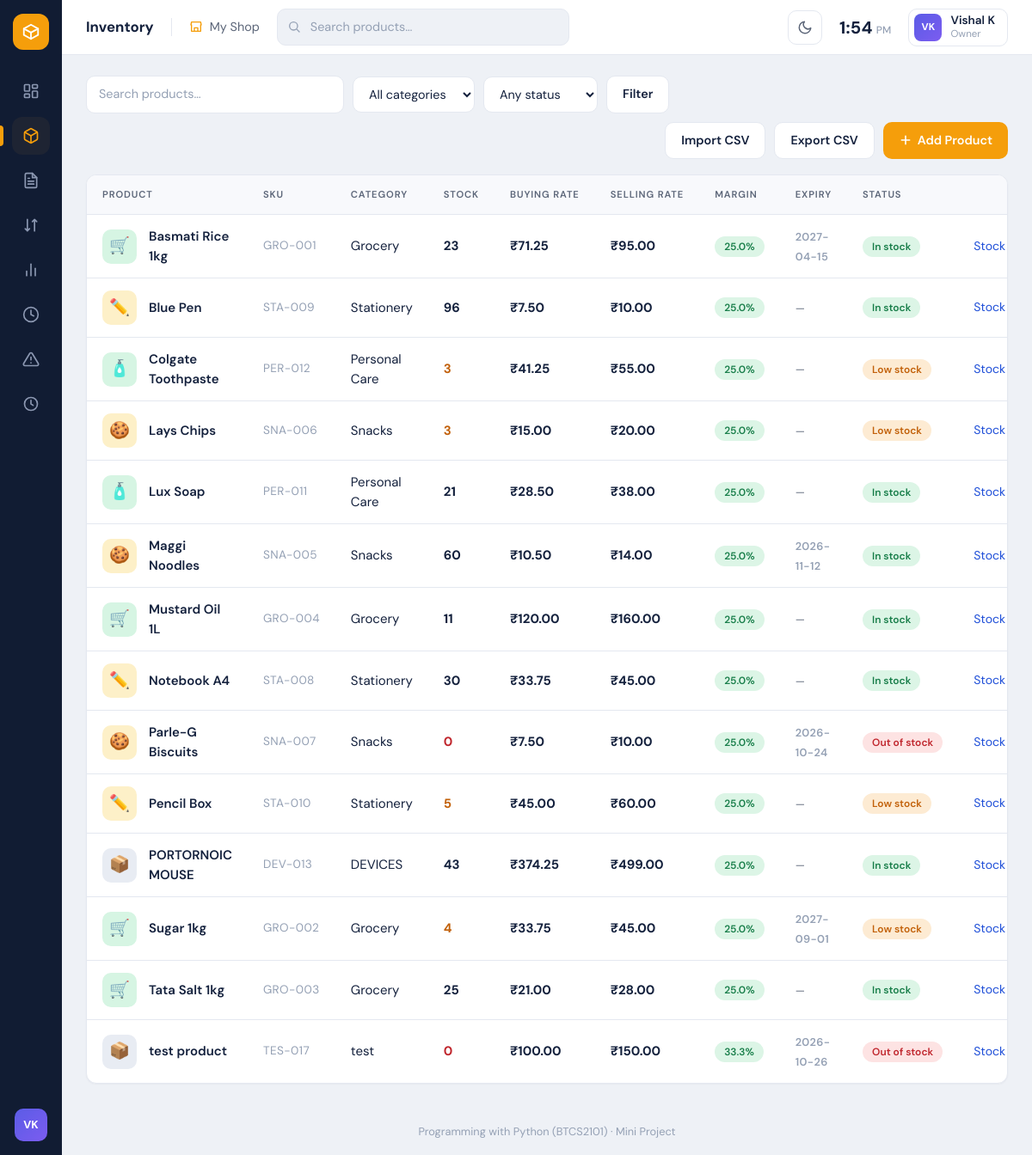
Page /products on the committed database.
### tables this page shows
CREATE TABLE products (
                    id            INTEGER PRIMARY KEY AUTOINCREMENT,
                    name          TEXT    NOT NULL UNIQUE,
                    category      TEXT    NOT NULL DEFAULT 'General',
                    price         REAL    NOT NULL DEFAULT 0,
                    quantity      INTEGER NOT NULL DEFAULT 0,
                    reorder_level INTEGER NOT NULL DEFAULT 5,
                    created_at    TEXT    NOT NULL
                , cost_price REAL NOT NULL DEFAULT 0, expiry_date TEXT DEFAULT '');

### app.py (the view)
@app.route("/products")
def products():
    search = request.args.get("search", "").strip()
    category = request.args.get("category", "").strip()
    status = request.args.get("status", "").strip()
    items = [
        p for p in manager.list_products(search, category)
        if matches_status(p, status)
    ]
    return render_template(
        "products.html",
        products=items,
        categories=manager.list_categories(),
        search=search,
        selected_category=category,
        selected_status=status,
    )

### app.py (called while the page is built)
def matches_status(product, status):
    if status == "out":
        return product["quantity"] == 0
    if status == "low":
        return 0 < product["quantity"] <= product["reorder_level"]
    if status == "in":
        return product["quantity"] > product["reorder_level"]
    return True   # no filter chosen

### inventory.py (called while the page is built)
    def _connect(self):
        conn = sqlite3.connect(self.db_path)
        conn.row_factory = sqlite3.Row          # rows behave like dictionaries
        conn.execute("PRAGMA foreign_keys = ON")
        return conn

    def list_products(self, search="", category=""):
        query = "SELECT * FROM products WHERE 1=1"
        params = []
        if search:
            query += " AND name LIKE ?"
            params.append(f"%{search.strip()}%")
        if category:
            query += " AND category = ?"
            params.append(category)
        query += " ORDER BY name COLLATE NOCASE"
        conn = self._connect()
        try:
            rows = conn.execute(query, params).fetchall()
        finally:
            conn.close()
        return [dict(r) for r in rows]

    def list_categories(self):
        conn = self._connect()
        try:
            rows = conn.execute(
                "SELECT DISTINCT category FROM products ORDER BY category"
            ).fetchall()
        finally:
            conn.close()
        return [r["category"] for r in rows]

### templates/products.html (shortened to what this page needs)
{% extends "base.html" %}
{% from "macros.html" import product_tile, sku, status_badge %}
{% block content %}
<form class="toolbar" method="get">
  <div class="grow"><input type="text" name="search" placeholder="Search products…" value="{{ search }}"></div>
  <select name="category" onchange="this.form.submit()">
    <option value="">All categories</option>
  </select>
  <select name="status" onchange="this.form.submit()">
    <option value="">Any status</option>
  </select>
  <button class="btn ghost" type="submit">Filter</button>
  <div class="right">
    <a class="btn ghost" href="{{ url_for('import_csv') }}">Import CSV</a>
    <a class="btn ghost" href="{{ url_for('export_csv') }}">Export CSV</a>
    <a class="btn" href="{{ url_for('add_product') }}">
      <svg viewBox="0 0 24 24" fill="none" stroke="currentColor" stroke-width="2.4" stroke-linecap="round"><path d="M12 5v14M5 12h14"/></svg>
      Add Product
    </a>
  </div>
</form>
<section class="panel flush">
{% if products %}
  <div class="table-wrap">
  <table>
    <thead>
      <tr>
        <th>Product</th>
        <th>SKU</th>
        <th>Category</th>
        <th>Stock</th>
        <th>Buying Rate</th>
        <th>Selling Rate</th>
        <th>Margin</th>
        <th>Expiry</th>
        <th>Status</th>
        <th></th>
      </tr>
    </thead>
    <tbody>
    {% for p in products %}
    {% set margin = ((p.price - (p.cost_price or 0)) / p.price * 100) if p.price > 0 else 0 %}
    <tr>
      <td><div class="product-cell">{{ product_tile(p.category) }}{{ p.name }}</div></td>
      <td class="sku">{{ sku(p) }}</td>
      <td>{{ p.category }}</td>
      <td><span class="num {{ 'red' if p.quantity == 0 else ('orange' if p.quantity <= p.reorder_level) }}">{{ p.quantity }}</span></td>
      <td class="num">₹{{ "%.2f"|format(p.cost_price or 0) }}</td>
      <td class="num" style="color:var(--ink);">₹{{ "%.2f"|format(p.price) }}</td>
      <td>
        <span class="badge {{ 'ok' if margin > 15 else ('warn' if margin > 0 else 'danger') }}" style="font-size:0.75rem;">
          {{ "%.1f"|format(margin) }}%
        </span>
      </td>
      <td>
        {% if p.expiry_date %}
          <span class="sku" style="font-size:0.8rem; font-weight:600;">{{ p.expiry_date }}</span>
        {% else %}
          <span class="muted" style="font-size:0.8rem;">—</span>
        {% endif %}
      </td>
      <td>{{ status_badge(p) }}</td>
      <td>
        <div class="row-actions">
          <a href="{{ url_for('stock', product_id=p.id) }}">Stock</a>
        </div>
      </td>
    </tr>
    {% endfor %}
    </tbody>
  </table>
  </div>
{% else %}
  <div class="empty">No products found. <a href="{{ url_for('add_product') }}">Add one</a> or <a href="{{ url_for('import_csv') }}">import a CSV</a>.</div>
{% endif %}
</section>
{% endblock %}

### templates/macros.html (shortened to what this page needs)
{% macro product_tile(category) -%}
  {%- set c = (category or '')|lower -%}
  {%- if 'drink' in c or 'beverage' in c %}<span class="tile t-blue">🥤</span>
  {%- elif 'snack' in c %}<span class="tile t-yellow">🍪</span>
  {%- elif 'grocer' in c %}<span class="tile t-green">🛒</span>
  {%- elif 'food' in c or 'bakery' in c %}<span class="tile t-pink">🥐</span>
  {%- elif 'station' in c %}<span class="tile t-yellow">✏️</span>
  {%- elif 'care' in c or 'beauty' in c %}<span class="tile t-green">🧴</span>
  {%- elif 'electr' in c %}<span class="tile t-blue">🔌</span>
  {%- else %}<span class="tile t-grey">📦</span>{% endif -%}
{%- endmacro %}
{% macro sku(p) -%}
  {{ ((p.category or 'GEN')[:3])|upper }}-{{ '%03d'|format(p.id) }}
{%- endmacro %}
{% macro status_badge(p) -%}
  {%- if p.quantity == 0 %}<span class="badge danger">Out of stock</span>
  {%- elif p.quantity <= p.reorder_level %}<span class="badge warn">Low stock</span>
  {%- else %}<span class="badge ok">In stock</span>{% endif -%}
{%- endmacro %}

### static/style.css (style rules this page uses)
:root { --sidebar: #111c33; --sidebar-hover: #1c2a47; --bg: #eef1f6; --surface: #ffffff; --border: #e4e8f0; --surface-2: #f8f9fc; --hover: #f4f6fa; --track: #e9edf5; --code-bg: #f4f6fa; --nav-active: #1e2433; --ink: #14213d; --ink-soft: #5b6578; --ink-faint: #94a0b4; --accent: #f59e0b; --accent-dark: #d98506; --green: #1a7f4b; --green-bg: #dcf5e6; --orange: #c2610a; --orange-bg: #fdebd3; --red: #c0262d; --red-bg: #fde3e3; --blue: #1f4fd8; --t-yellow: #fdf0c8; --t-pink: #fbdcec; --t-green: #d6f5e3; --t-blue: #dde6fb; --t-red: #fbdcdc; --t-grey: #e8ecf3; color-scheme: light; --radius: 12px; --shadow: 0 1px 2px rgba(20, 33, 61, .04); }
* { box-sizing: border-box; }
body { margin: 0; font-family: "DM Sans", "Segoe UI", system-ui, -apple-system, sans-serif; background: var(--bg); color: var(--ink); font-size: 15px; line-height: 1.5; }
a { color: var(--blue); text-decoration: none; }
.muted { color: var(--ink-soft); }
.panel { background: var(--surface); border: 1px solid var(--border); border-radius: var(--radius); box-shadow: var(--shadow); padding: 20px; margin-bottom: 20px; }
.panel.flush { padding: 0; overflow: hidden; }
.table-wrap { overflow-x: auto; }
table { width: 100%; border-collapse: collapse; }
thead th { text-align: left; font-size: .7rem; font-weight: 600; letter-spacing: .08em; text-transform: uppercase; color: var(--ink-soft); padding: 14px 18px; background: var(--surface-2); border-bottom: 1px solid var(--border); white-space: nowrap; }
tbody td { padding: 14px 18px; border-bottom: 1px solid var(--border); vertical-align: middle; }
tbody tr:last-child td { border-bottom: 0; }
.num { font-weight: 700; }
.num.orange { color: var(--orange); }
.num.red { color: var(--red); }
.sku { color: var(--ink-faint); font-size: .85rem; letter-spacing: .03em; }
.product-cell { display: flex; align-items: center; gap: 14px; font-weight: 600; }
.tile { width: 40px; height: 40px; border-radius: 10px; display: grid; place-items: center; font-size: 1.2rem; flex: none; }
.tile.t-yellow { background: var(--t-yellow); }
.tile.t-green { background: var(--t-green); }
.tile.t-grey { background: var(--t-grey); }
.badge { display: inline-block; padding: 3px 11px; border-radius: 999px; font-size: .75rem; font-weight: 600; white-space: nowrap; }
.badge.ok { background: var(--green-bg); color: var(--green); }
.badge.warn { background: var(--orange-bg); color: var(--orange); }
.badge.danger { background: var(--red-bg); color: var(--red); }
.btn { display: inline-flex; align-items: center; gap: 6px; background: var(--accent); color: #fff; border: 0; border-radius: 10px; padding: 10px 18px; font: inherit; font-weight: 600; font-size: .9rem; cursor: pointer; }
.btn svg { width: 16px; height: 16px; }
.btn.ghost { background: var(--surface); color: var(--ink); border: 1px solid var(--border); }
input[type=text], input[type=number], input[type=search], select, input[type=file] { font: inherit; font-size: .9rem; color: var(--ink); background: var(--surface); border: 1px solid var(--border); border-radius: 10px; padding: 10px 14px; }
input::placeholder { color: var(--ink-faint); }
.toolbar { display: flex; flex-wrap: wrap; gap: 10px; align-items: center; margin-bottom: 18px; }
.toolbar .grow { flex: 0 1 300px; }
.toolbar .grow input { width: 100%; }
.toolbar .right { margin-left: auto; display: flex; gap: 10px; flex-wrap: wrap; }
.row-actions { display: flex; gap: 14px; align-items: center; white-space: nowrap; font-size: .88rem; }
body, .topbar, .panel, .stat, .user-chip, .btn, input, select, thead th, tbody td { transition: background-color .2s, color .2s, border-color .2s; }

### rows in the picture
products: name "Basmati Rice 1kg", category "GRO", id "001", category "Grocery", quantity "23", cost_price "71.25", price "95.00", margin "25.0", expiry_date "2027-04-15", reorder_level "In stock"
products: name "Blue Pen", category "STA", id "009", category "Stationery", quantity "96", cost_price "7.50", price "10.00", margin "25.0", reorder_level "In stock"
products: name "Colgate Toothpaste", category "PER", id "012", category "Personal Care", quantity "3", cost_price "41.25", price "55.00", margin "25.0", reorder_level "Low stock"
products: name "Lays Chips", category "SNA", id "006", category "Snacks", quantity "3", cost_price "15.00", price "20.00", margin "25.0", reorder_level "Low stock"
products: name "Lux Soap", category "PER", id "011", category "Personal Care", quantity "21", cost_price "28.50", price "38.00", margin "25.0", reorder_level "In stock"
products: name "Maggi Noodles", category "SNA", id "005", category "Snacks", quantity "60", cost_price "10.50", price "14.00", margin "25.0", expiry_date "2026-11-12", reorder_level "In stock"
products: name "Mustard Oil 1L", category "GRO", id "004", category "Grocery", quantity "11", cost_price "120.00", price "160.00", margin "25.0", reorder_level "In stock"
products: name "Notebook A4", category "STA", id "008", category "Stationery", quantity "30", cost_price "33.75", price "45.00", margin "25.0", reorder_level "In stock"
products: name "Parle-G Biscuits", category "SNA", id "007", category "Snacks", quantity "0", cost_price "7.50", price "10.00", margin "25.0", expiry_date "2026-10-24", shows "Out of stock"
products: name "Pencil Box", category "STA", id "010", category "Stationery", quantity "5", cost_price "45.00", price "60.00", margin "25.0", reorder_level "Low stock"
products: name "PORTORNOIC MOUSE", category "DEV", id "013", category "DEVICES", quantity "43", cost_price "374.25", price "499.00", margin "25.0", reorder_level "In stock"
products: name "Sugar 1kg", category "GRO", id "002", category "Grocery", quantity "4", cost_price "33.75", price "45.00", margin "25.0", expiry_date "2027-09-01", reorder_level "Low stock"
products: name "Tata Salt 1kg", category "GRO", id "003", category "Grocery", quantity "25", cost_price "21.00", price "28.00", margin "25.0", reorder_level "In stock"
products: name "test product", category "TES", id "017", category "test", quantity "0", cost_price "100.00", price "150.00", margin "33.3", expiry_date "2026-10-26", shows "Out of stock"

### other values in the picture
{{ USER_NAME[:1]|upper }} "V"
{{ SHOP_NAME }} "My Shop"
{{ USER_NAME }} "Vishal K"
{{ USER_ROLE }} "Owner"
